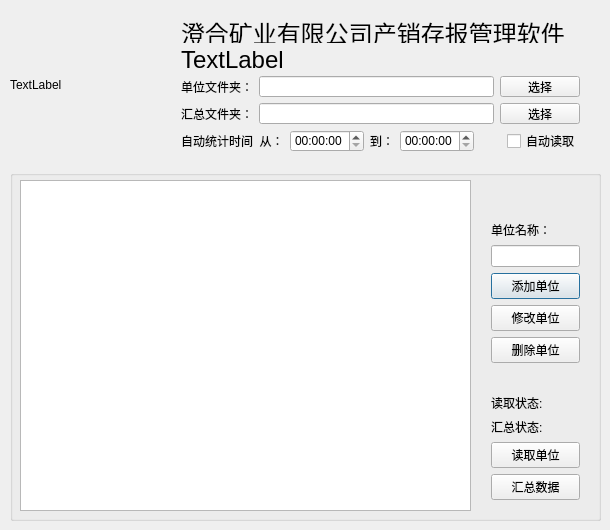
<?xml version="1.0" encoding="UTF-8"?>
<ui version="4.0">
 <class>Dialog</class>
 <widget class="QDialog" name="Dialog">
  <property name="geometry">
   <rect>
    <x>0</x>
    <y>0</y>
    <width>610</width>
    <height>530</height>
   </rect>
  </property>
  <property name="windowTitle">
   <string>澄合矿业有限公司产销存报管理软件</string>
  </property>
  <property name="windowIcon">
   <iconset resource="res.qrc">
    <normaloff>:/png/logo.png</normaloff>:/png/logo.png</iconset>
  </property>
  <widget class="QLabel" name="label">
   <property name="geometry">
    <rect>
     <x>10</x>
     <y>10</y>
     <width>150</width>
     <height>150</height>
    </rect>
   </property>
   <property name="text">
    <string>TextLabel</string>
   </property>
  </widget>
  <widget class="QGroupBox" name="groupBox">
   <property name="geometry">
    <rect>
     <x>10</x>
     <y>170</y>
     <width>591</width>
     <height>351</height>
    </rect>
   </property>
   <property name="title">
    <string/>
   </property>
   <widget class="QTableView" name="tableView">
    <property name="geometry">
     <rect>
      <x>10</x>
      <y>10</y>
      <width>451</width>
      <height>331</height>
     </rect>
    </property>
   </widget>
   <widget class="QWidget" name="layoutWidget">
    <property name="geometry">
     <rect>
      <x>470</x>
      <y>40</y>
      <width>111</width>
      <height>301</height>
     </rect>
    </property>
    <layout class="QVBoxLayout" name="verticalLayout_2">
     <item>
      <widget class="QLabel" name="label_8">
       <property name="text">
        <string>单位名称：</string>
       </property>
      </widget>
     </item>
     <item>
      <widget class="QLineEdit" name="lineEdit_3"/>
     </item>
     <item>
      <widget class="QPushButton" name="pushButton_3">
       <property name="font">
        <font>
         <pointsize>9</pointsize>
        </font>
       </property>
       <property name="text">
        <string>添加单位</string>
       </property>
      </widget>
     </item>
     <item>
      <widget class="QPushButton" name="pushButton_4">
       <property name="font">
        <font>
         <pointsize>9</pointsize>
        </font>
       </property>
       <property name="text">
        <string>修改单位</string>
       </property>
      </widget>
     </item>
     <item>
      <widget class="QPushButton" name="pushButton_8">
       <property name="font">
        <font>
         <pointsize>9</pointsize>
        </font>
       </property>
       <property name="text">
        <string>删除单位</string>
       </property>
      </widget>
     </item>
     <item>
      <spacer name="verticalSpacer">
       <property name="orientation">
        <enum>Qt::Vertical</enum>
       </property>
       <property name="sizeHint" stdset="0">
        <size>
         <width>20</width>
         <height>40</height>
        </size>
       </property>
      </spacer>
     </item>
     <item>
      <widget class="QLabel" name="label_9">
       <property name="text">
        <string>读取状态:</string>
       </property>
      </widget>
     </item>
     <item>
      <widget class="QLabel" name="label_10">
       <property name="text">
        <string>汇总状态:</string>
       </property>
      </widget>
     </item>
     <item>
      <widget class="QPushButton" name="pushButton">
       <property name="font">
        <font>
         <pointsize>9</pointsize>
        </font>
       </property>
       <property name="text">
        <string>读取单位</string>
       </property>
      </widget>
     </item>
     <item>
      <widget class="QPushButton" name="pushButton_2">
       <property name="font">
        <font>
         <pointsize>9</pointsize>
        </font>
       </property>
       <property name="text">
        <string>汇总数据</string>
       </property>
      </widget>
     </item>
    </layout>
   </widget>
  </widget>
  <widget class="QWidget" name="layoutWidget_2">
   <property name="geometry">
    <rect>
     <x>170</x>
     <y>10</y>
     <width>421</width>
     <height>152</height>
    </rect>
   </property>
   <layout class="QVBoxLayout" name="verticalLayout">
    <item>
     <widget class="QLabel" name="label_2">
      <property name="font">
       <font>
        <pointsize>18</pointsize>
       </font>
      </property>
      <property name="text">
       <string>澄合矿业有限公司产销存报管理软件</string>
      </property>
     </widget>
    </item>
    <item>
     <spacer name="verticalSpacer_2">
      <property name="orientation">
       <enum>Qt::Vertical</enum>
      </property>
      <property name="sizeHint" stdset="0">
       <size>
        <width>20</width>
        <height>40</height>
       </size>
      </property>
     </spacer>
    </item>
    <item>
     <widget class="QLabel" name="label_3">
      <property name="font">
       <font>
        <pointsize>18</pointsize>
       </font>
      </property>
      <property name="text">
       <string>TextLabel</string>
      </property>
     </widget>
    </item>
    <item>
     <layout class="QHBoxLayout" name="horizontalLayout">
      <item>
       <widget class="QLabel" name="label_4">
        <property name="text">
         <string>单位文件夹：</string>
        </property>
       </widget>
      </item>
      <item>
       <widget class="QLineEdit" name="lineEdit"/>
      </item>
      <item>
       <widget class="QPushButton" name="pushButton_6">
        <property name="text">
         <string>选择</string>
        </property>
       </widget>
      </item>
     </layout>
    </item>
    <item>
     <layout class="QHBoxLayout" name="horizontalLayout_2">
      <item>
       <widget class="QLabel" name="label_5">
        <property name="text">
         <string>汇总文件夹：</string>
        </property>
       </widget>
      </item>
      <item>
       <widget class="QLineEdit" name="lineEdit_2"/>
      </item>
      <item>
       <widget class="QPushButton" name="pushButton_7">
        <property name="text">
         <string>选择</string>
        </property>
       </widget>
      </item>
     </layout>
    </item>
    <item>
     <layout class="QHBoxLayout" name="horizontalLayout_3">
      <item>
       <widget class="QLabel" name="label_6">
        <property name="text">
         <string>自动统计时间  从：</string>
        </property>
       </widget>
      </item>
      <item>
       <widget class="QTimeEdit" name="timeEdit"/>
      </item>
      <item>
       <widget class="QLabel" name="label_7">
        <property name="text">
         <string>到：</string>
        </property>
       </widget>
      </item>
      <item>
       <widget class="QTimeEdit" name="timeEdit_2"/>
      </item>
      <item>
       <spacer name="horizontalSpacer">
        <property name="orientation">
         <enum>Qt::Horizontal</enum>
        </property>
        <property name="sizeHint" stdset="0">
         <size>
          <width>40</width>
          <height>20</height>
         </size>
        </property>
       </spacer>
      </item>
      <item>
       <widget class="QCheckBox" name="checkBox">
        <property name="text">
         <string>自动读取</string>
        </property>
       </widget>
      </item>
     </layout>
    </item>
   </layout>
  </widget>
 </widget>
 <layoutdefault spacing="6" margin="11"/>
 <resources>
  <include location="res.qrc"/>
 </resources>
 <connections/>
</ui>
